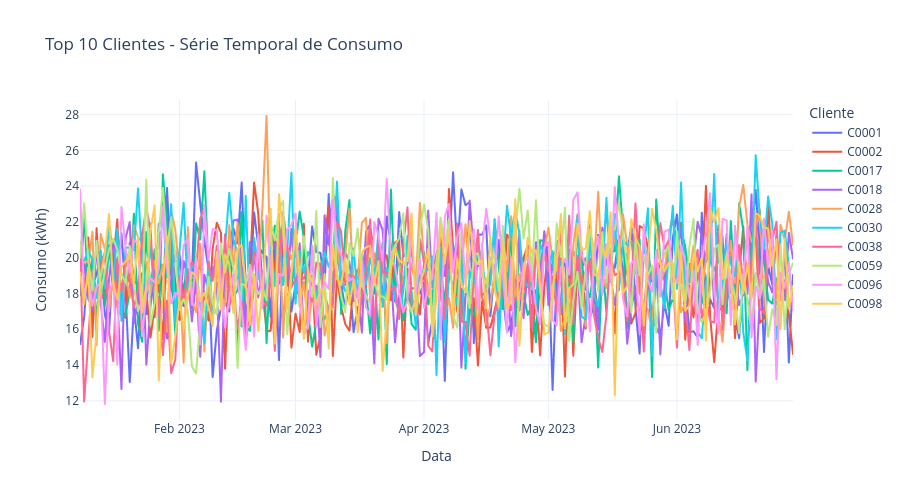

Here is the notebook cell this chart was saved with:
### Markdown cell above
## 5. Consumo por Cliente (Explorador Interativo)

### Code cell
# Top 10 clientes por consumo médio
top_clients = features.groupby('client_id')['consumption_kwh'].mean().nlargest(10).index.tolist()

top_data = features[features.client_id.isin(top_clients)]

fig = px.line(
    top_data, x='date', y='consumption_kwh', color='client_id',
    title='Top 10 Clientes - Série Temporal de Consumo',
    labels={'consumption_kwh': 'Consumo (kWh)', 'date': 'Data', 'client_id': 'Cliente'}
)
fig.update_layout(height=500, template='plotly_white')
fig.show()

### Figure 1 — Plotly figure (JSON) as saved in the notebook; plotly's stock layout.template omitted (floating-point values rounded to 4 significant figures; data arrays with more than 128 entries replaced by an {"elided": "..."} marker saying what was removed)
{"data": [{"hovertemplate": "Cliente=C0001<br>Data=%{x}<br>Consumo (kWh)=%{y}<extra></extra>", "legendgroup": "C0001", "line": {"color": "#636efa", "dash": "solid"}, "marker": {"symbol": "circle"}, "mode": "lines", "name": "C0001", "showlegend": true, "type": "scattergl", "x": {"elided": "173 str values"}, "xaxis": "x", "y": {"elided": "173 float values"}, "yaxis": "y"}, {"hovertemplate": "Cliente=C0002<br>Data=%{x}<br>Consumo (kWh)=%{y}<extra></extra>", "legendgroup": "C0002", "line": {"color": "#EF553B", "dash": "solid"}, "marker": {"symbol": "circle"}, "mode": "lines", "name": "C0002", "showlegend": true, "type": "scattergl", "x": {"elided": "173 str values"}, "xaxis": "x", "y": {"elided": "173 float values"}, "yaxis": "y"}, {"hovertemplate": "Cliente=C0017<br>Data=%{x}<br>Consumo (kWh)=%{y}<extra></extra>", "legendgroup": "C0017", "line": {"color": "#00cc96", "dash": "solid"}, "marker": {"symbol": "circle"}, "mode": "lines", "name": "C0017", "showlegend": true, "type": "scattergl", "x": {"elided": "173 str values"}, "xaxis": "x", "y": {"elided": "173 float values"}, "yaxis": "y"}, {"hovertemplate": "Cliente=C0018<br>Data=%{x}<br>Consumo (kWh)=%{y}<extra></extra>", "legendgroup": "C0018", "line": {"color": "#ab63fa", "dash": "solid"}, "marker": {"symbol": "circle"}, "mode": "lines", "name": "C0018", "showlegend": true, "type": "scattergl", "x": {"elided": "173 str values"}, "xaxis": "x", "y": {"elided": "173 float values"}, "yaxis": "y"}, {"hovertemplate": "Cliente=C0028<br>Data=%{x}<br>Consumo (kWh)=%{y}<extra></extra>", "legendgroup": "C0028", "line": {"color": "#FFA15A", "dash": "solid"}, "marker": {"symbol": "circle"}, "mode": "lines", "name": "C0028", "showlegend": true, "type": "scattergl", "x": {"elided": "173 str values"}, "xaxis": "x", "y": {"elided": "173 float values"}, "yaxis": "y"}, {"hovertemplate": "Cliente=C0030<br>Data=%{x}<br>Consumo (kWh)=%{y}<extra></extra>", "legendgroup": "C0030", "line": {"color": "#19d3f3", "dash": "solid"}, "marker": {"symbol": "circle"}, "mode": "lines", "name": "C0030", "showlegend": true, "type": "scattergl", "x": {"elided": "173 str values"}, "xaxis": "x", "y": {"elided": "173 float values"}, "yaxis": "y"}, {"hovertemplate": "Cliente=C0038<br>Data=%{x}<br>Consumo (kWh)=%{y}<extra></extra>", "legendgroup": "C0038", "line": {"color": "#FF6692", "dash": "solid"}, "marker": {"symbol": "circle"}, "mode": "lines", "name": "C0038", "showlegend": true, "type": "scattergl", "x": {"elided": "173 str values"}, "xaxis": "x", "y": {"elided": "173 float values"}, "yaxis": "y"}, {"hovertemplate": "Cliente=C0059<br>Data=%{x}<br>Consumo (kWh)=%{y}<extra></extra>", "legendgroup": "C0059", "line": {"color": "#B6E880", "dash": "solid"}, "marker": {"symbol": "circle"}, "mode": "lines", "name": "C0059", "showlegend": true, "type": "scattergl", "x": {"elided": "173 str values"}, "xaxis": "x", "y": {"elided": "173 float values"}, "yaxis": "y"}, {"hovertemplate": "Cliente=C0096<br>Data=%{x}<br>Consumo (kWh)=%{y}<extra></extra>", "legendgroup": "C0096", "line": {"color": "#FF97FF", "dash": "solid"}, "marker": {"symbol": "circle"}, "mode": "lines", "name": "C0096", "showlegend": true, "type": "scattergl", "x": {"elided": "173 str values"}, "xaxis": "x", "y": {"elided": "173 float values"}, "yaxis": "y"}, {"hovertemplate": "Cliente=C0098<br>Data=%{x}<br>Consumo (kWh)=%{y}<extra></extra>", "legendgroup": "C0098", "line": {"color": "#FECB52", "dash": "solid"}, "marker": {"symbol": "circle"}, "mode": "lines", "name": "C0098", "showlegend": true, "type": "scattergl", "x": {"elided": "173 str values"}, "xaxis": "x", "y": {"elided": "173 float values"}, "yaxis": "y"}], "layout": {"height": 500, "legend": {"title": {"text": "Cliente"}, "tracegroupgap": 0}, "title": {"text": "Top 10 Clientes - Série Temporal de Consumo"}, "xaxis": {"anchor": "y", "domain": [0.0, 1.0], "title": {"text": "Data"}}, "yaxis": {"anchor": "x", "domain": [0.0, 1.0], "title": {"text": "Consumo (kWh)"}}}}
